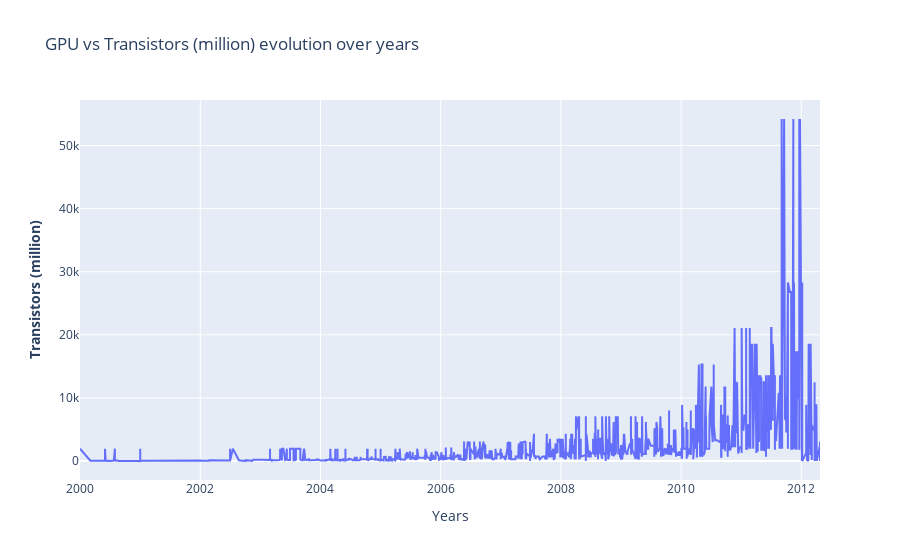
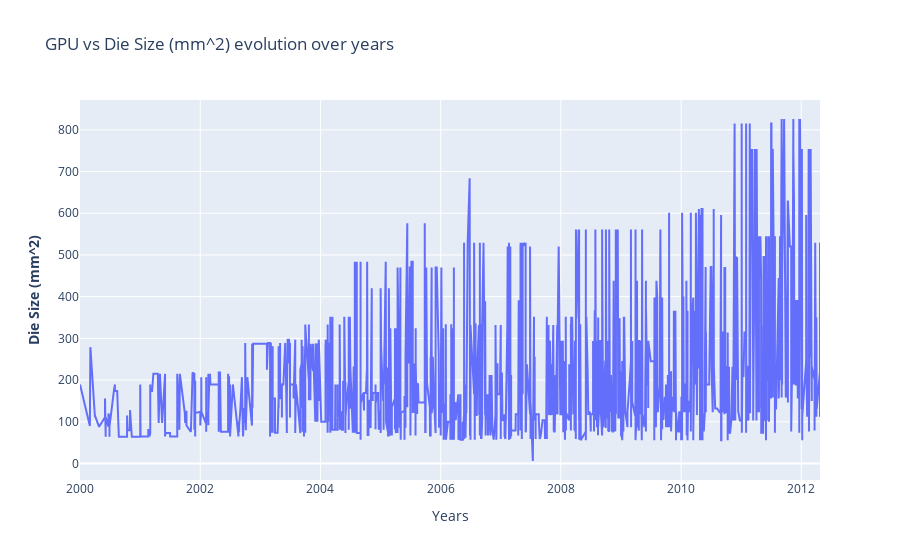

Notebook source saved alongside these figures, in order:
### Markdown cell above
#### GPU

### Code cell
fig_transistors = make_subplots()
fig_die = make_subplots()

# Add traces
fig_transistors.add_trace(
    go.Scatter(x= df_an.index, y=df_gpu["Transistors (million)"] ,name= "GPU")
)
# Add figure title
fig_transistors.update_layout(
    title_text="GPU vs Transistors (million) evolution over years"
)
# Set x-axis title
fig_transistors.update_xaxes(title_text="Years")
# Set y-axes titles
fig_transistors.update_yaxes(title_text="<b>Transistors (million)", secondary_y=False)

# Add traces
fig_die.add_trace(
    go.Scatter(x= df_an.index, y=df_gpu["Die Size (mm^2)"] ,name= "GPU")
)
# Add figure title
fig_die.update_layout(
    title_text="GPU vs Die Size (mm^2) evolution over years"
)
# Set x-axis title
fig_die.update_xaxes(title_text="Years")
# Set y-axes titles
fig_die.update_yaxes(title_text="<b>Die Size (mm^2)", secondary_y=False)

fig_transistors.show()
fig_die.show()

### Figure 1 — Plotly figure (JSON) as saved in the notebook; plotly's stock layout.template omitted (floating-point values rounded to 4 significant figures; data arrays with more than 128 entries replaced by an {"elided": "..."} marker saying what was removed)
{"data": [{"name": "GPU", "type": "scatter", "x": {"elided": "4744 str values"}, "y": {"elided": "2606 float values"}}], "layout": {"title": {"text": "GPU vs Transistors (million) evolution over years"}, "xaxis": {"anchor": "y", "domain": [0, 1], "title": {"text": "Years"}}, "yaxis": {"anchor": "x", "domain": [0, 1], "title": {"text": "<b>Transistors (million)"}}}}

### Figure 2 — Plotly figure (JSON) as saved in the notebook; plotly's stock layout.template omitted (floating-point values rounded to 4 significant figures; data arrays with more than 128 entries replaced by an {"elided": "..."} marker saying what was removed)
{"data": [{"name": "GPU", "type": "scatter", "x": {"elided": "4744 str values"}, "y": {"elided": "2606 float values"}}], "layout": {"title": {"text": "GPU vs Die Size (mm^2) evolution over years"}, "xaxis": {"anchor": "y", "domain": [0, 1], "title": {"text": "Years"}}, "yaxis": {"anchor": "x", "domain": [0, 1], "title": {"text": "<b>Die Size (mm^2)"}}}}
